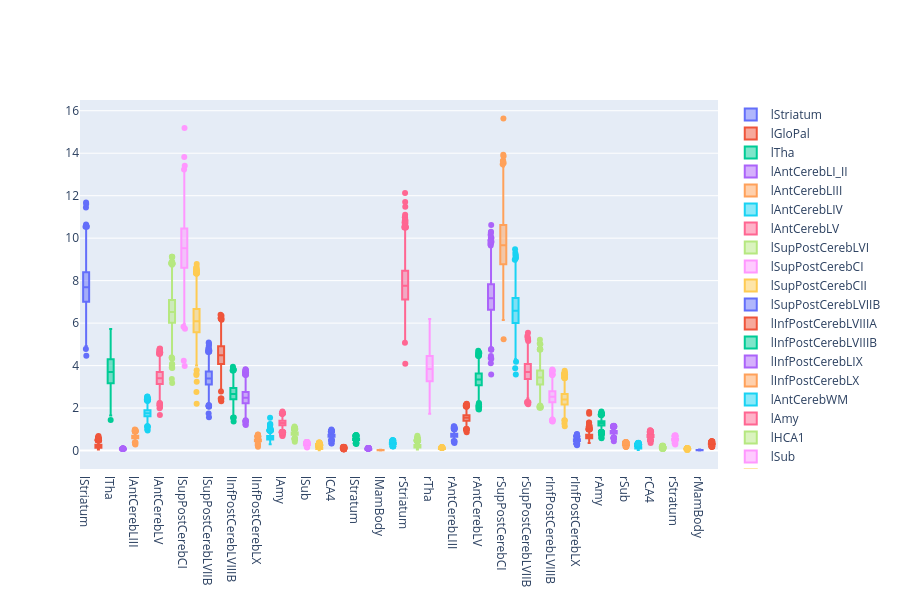

The cell this chart's notebook holds for it:
### Markdown cell above
We can visualize the distribution of volumes for each of the regions of interest within the brain atlases. Large differences become apparent.

### Code cell
def plot_distribution(paths: list, measurement: str):
    total_fig = make_subplots(rows=len(paths), cols=1)
    total_fig_data = []

    for path in paths: 
        df = read_hdf5_to_df(str(path))
        df = df.loc[:, (slice(None), measurement)]
        
        df_t = df.T

        rois = df_t.columns
  
        fig = go.Figure()

        for roi in rois:
            fig.add_trace(go.Box(y=df_t[roi], name=roi))

        fig.update_layout(boxmode='group') #to group boxes of the same type.
        fig.update_traces(boxpoints='outliers', jitter=.3)
        
        total_fig_data.append(fig)
    
    for idx, fig in enumerate(total_fig_data):
        for trace in fig.data:
            total_fig.add_trace(trace, row=idx+1, col=1)
    
    total_fig.update_layout(height=600)
    total_fig.show()

plot_distribution([paths[0]], measurement="Vgm")

### Figure 1 — Plotly figure (JSON) as saved in the notebook; plotly's stock layout.template omitted (floating-point values rounded to 4 significant figures; data arrays with more than 128 entries replaced by an {"elided": "..."} marker saying what was removed)
{"data": [{"boxpoints": "outliers", "jitter": 0.3, "name": "lStriatum", "type": "box", "xaxis": "x", "y": {"elided": "2178 float values"}, "yaxis": "y"}, {"boxpoints": "outliers", "jitter": 0.3, "name": "lGloPal", "type": "box", "xaxis": "x", "y": {"elided": "2178 float values"}, "yaxis": "y"}, {"boxpoints": "outliers", "jitter": 0.3, "name": "lTha", "type": "box", "xaxis": "x", "y": {"elided": "2178 float values"}, "yaxis": "y"}, {"boxpoints": "outliers", "jitter": 0.3, "name": "lAntCerebLI_II", "type": "box", "xaxis": "x", "y": {"elided": "2178 float values"}, "yaxis": "y"}, {"boxpoints": "outliers", "jitter": 0.3, "name": "lAntCerebLIII", "type": "box", "xaxis": "x", "y": {"elided": "2178 float values"}, "yaxis": "y"}, {"boxpoints": "outliers", "jitter": 0.3, "name": "lAntCerebLIV", "type": "box", "xaxis": "x", "y": {"elided": "2178 float values"}, "yaxis": "y"}, {"boxpoints": "outliers", "jitter": 0.3, "name": "lAntCerebLV", "type": "box", "xaxis": "x", "y": {"elided": "2178 float values"}, "yaxis": "y"}, {"boxpoints": "outliers", "jitter": 0.3, "name": "lSupPostCerebLVI", "type": "box", "xaxis": "x", "y": {"elided": "2178 float values"}, "yaxis": "y"}, {"boxpoints": "outliers", "jitter": 0.3, "name": "lSupPostCerebCI", "type": "box", "xaxis": "x", "y": {"elided": "2178 float values"}, "yaxis": "y"}, {"boxpoints": "outliers", "jitter": 0.3, "name": "lSupPostCerebCII", "type": "box", "xaxis": "x", "y": {"elided": "2178 float values"}, "yaxis": "y"}, {"boxpoints": "outliers", "jitter": 0.3, "name": "lSupPostCerebLVIIB", "type": "box", "xaxis": "x", "y": {"elided": "2178 float values"}, "yaxis": "y"}, {"boxpoints": "outliers", "jitter": 0.3, "name": "lInfPostCerebLVIIIA", "type": "box", "xaxis": "x", "y": {"elided": "2178 float values"}, "yaxis": "y"}, {"boxpoints": "outliers", "jitter": 0.3, "name": "lInfPostCerebLVIIIB", "type": "box", "xaxis": "x", "y": {"elided": "2178 float values"}, "yaxis": "y"}, {"boxpoints": "outliers", "jitter": 0.3, "name": "lInfPostCerebLIX", "type": "box", "xaxis": "x", "y": {"elided": "2178 float values"}, "yaxis": "y"}, {"boxpoints": "outliers", "jitter": 0.3, "name": "lInfPostCerebLX", "type": "box", "xaxis": "x", "y": {"elided": "2178 float values"}, "yaxis": "y"}, {"boxpoints": "outliers", "jitter": 0.3, "name": "lAntCerebWM", "type": "box", "xaxis": "x", "y": {"elided": "2178 float values"}, "yaxis": "y"}, {"boxpoints": "outliers", "jitter": 0.3, "name": "lAmy", "type": "box", "xaxis": "x", "y": {"elided": "2178 float values"}, "yaxis": "y"}, {"boxpoints": "outliers", "jitter": 0.3, "name": "lHCA1", "type": "box", "xaxis": "x", "y": {"elided": "2178 float values"}, "yaxis": "y"}, {"boxpoints": "outliers", "jitter": 0.3, "name": "lSub", "type": "box", "xaxis": "x", "y": {"elided": "2178 float values"}, "yaxis": "y"}, {"boxpoints": "outliers", "jitter": 0.3, "name": "lFor", "type": "box", "xaxis": "x", "y": {"elided": "2178 float values"}, "yaxis": "y"}, {"boxpoints": "outliers", "jitter": 0.3, "name": "lCA4", "type": "box", "xaxis": "x", "y": {"elided": "2178 float values"}, "yaxis": "y"}, {"boxpoints": "outliers", "jitter": 0.3, "name": "lCA2_3", "type": "box", "xaxis": "x", "y": {"elided": "2178 float values"}, "yaxis": "y"}, {"boxpoints": "outliers", "jitter": 0.3, "name": "lStratum", "type": "box", "xaxis": "x", "y": {"elided": "2178 float values"}, "yaxis": "y"}, {"boxpoints": "outliers", "jitter": 0.3, "name": "lFimbra", "type": "box", "xaxis": "x", "y": {"elided": "2178 float values"}, "yaxis": "y"}, {"boxpoints": "outliers", "jitter": 0.3, "name": "lMamBody", "type": "box", "xaxis": "x", "y": {"elided": "2178 float values"}, "yaxis": "y"}, {"boxpoints": "outliers", "jitter": 0.3, "name": "lAlveus", "type": "box", "xaxis": "x", "y": {"elided": "2178 float values"}, "yaxis": "y"}, {"boxpoints": "outliers", "jitter": 0.3, "name": "rStriatum", "type": "box", "xaxis": "x", "y": {"elided": "2178 float values"}, "yaxis": "y"}, {"boxpoints": "outliers", "jitter": 0.3, "name": "rGloPal", "type": "box", "xaxis": "x", "y": {"elided": "2178 float values"}, "yaxis": "y"}, {"boxpoints": "outliers", "jitter": 0.3, "name": "rTha", "type": "box", "xaxis": "x", "y": {"elided": "2178 float values"}, "yaxis": "y"}, {"boxpoints": "outliers", "jitter": 0.3, "name": "rAntCerebLI_II", "type": "box", "xaxis": "x", "y": {"elided": "2178 float values"}, "yaxis": "y"}, {"boxpoints": "outliers", "jitter": 0.3, "name": "rAntCerebLIII", "type": "box", "xaxis": "x", "y": {"elided": "2178 float values"}, "yaxis": "y"}, {"boxpoints": "outliers", "jitter": 0.3, "name": "rAntCerebLIV", "type": "box", "xaxis": "x", "y": {"elided": "2178 float values"}, "yaxis": "y"}, {"boxpoints": "outliers", "jitter": 0.3, "name": "rAntCerebLV", "type": "box", "xaxis": "x", "y": {"elided": "2178 float values"}, "yaxis": "y"}, {"boxpoints": "outliers", "jitter": 0.3, "name": "rSupPostCerebLVI", "type": "box", "xaxis": "x", "y": {"elided": "2178 float values"}, "yaxis": "y"}, {"boxpoints": "outliers", "jitter": 0.3, "name": "rSupPostCerebCI", "type": "box", "xaxis": "x", "y": {"elided": "2178 float values"}, "yaxis": "y"}, {"boxpoints": "outliers", "jitter": 0.3, "name": "rSupPostCerebCII", "type": "box", "xaxis": "x", "y": {"elided": "2178 float values"}, "yaxis": "y"}, {"boxpoints": "outliers", "jitter": 0.3, "name": "rSupPostCerebLVIIB", "type": "box", "xaxis": "x", "y": {"elided": "2178 float values"}, "yaxis": "y"}, {"boxpoints": "outliers", "jitter": 0.3, "name": "rInfPostCerebLVIIIA", "type": "box", "xaxis": "x", "y": {"elided": "2178 float values"}, "yaxis": "y"}, {"boxpoints": "outliers", "jitter": 0.3, "name": "rInfPostCerebLVIIIB", "type": "box", "xaxis": "x", "y": {"elided": "2178 float values"}, "yaxis": "y"}, {"boxpoints": "outliers", "jitter": 0.3, "name": "rInfPostCerebLIX", "type": "box", "xaxis": "x", "y": {"elided": "2178 float values"}, "yaxis": "y"}, {"boxpoints": "outliers", "jitter": 0.3, "name": "rInfPostCerebLX", "type": "box", "xaxis": "x", "y": {"elided": "2178 float values"}, "yaxis": "y"}, {"boxpoints": "outliers", "jitter": 0.3, "name": "rAntCerebWM", "type": "box", "xaxis": "x", "y": {"elided": "2178 float values"}, "yaxis": "y"}, {"boxpoints": "outliers", "jitter": 0.3, "name": "rAmy", "type": "box", "xaxis": "x", "y": {"elided": "2178 float values"}, "yaxis": "y"}, {"boxpoints": "outliers", "jitter": 0.3, "name": "rHCA1", "type": "box", "xaxis": "x", "y": {"elided": "2178 float values"}, "yaxis": "y"}, {"boxpoints": "outliers", "jitter": 0.3, "name": "rSub", "type": "box", "xaxis": "x", "y": {"elided": "2178 float values"}, "yaxis": "y"}, {"boxpoints": "outliers", "jitter": 0.3, "name": "rFor", "type": "box", "xaxis": "x", "y": {"elided": "2178 float values"}, "yaxis": "y"}, {"boxpoints": "outliers", "jitter": 0.3, "name": "rCA4", "type": "box", "xaxis": "x", "y": {"elided": "2178 float values"}, "yaxis": "y"}, {"boxpoints": "outliers", "jitter": 0.3, "name": "rCA2_3", "type": "box", "xaxis": "x", "y": {"elided": "2178 float values"}, "yaxis": "y"}, {"boxpoints": "outliers", "jitter": 0.3, "name": "rStratum", "type": "box", "xaxis": "x", "y": {"elided": "2178 float values"}, "yaxis": "y"}, {"boxpoints": "outliers", "jitter": 0.3, "name": "rFimbra", "type": "box", "xaxis": "x", "y": {"elided": "2178 float values"}, "yaxis": "y"}, {"boxpoints": "outliers", "jitter": 0.3, "name": "rMamBody", "type": "box", "xaxis": "x", "y": {"elided": "2178 float values"}, "yaxis": "y"}, {"boxpoints": "outliers", "jitter": 0.3, "name": "rAlveus", "type": "box", "xaxis": "x", "y": {"elided": "2178 float values"}, "yaxis": "y"}], "layout": {"height": 600, "xaxis": {"anchor": "y", "domain": [0, 1]}, "yaxis": {"anchor": "x", "domain": [0, 1]}}}
